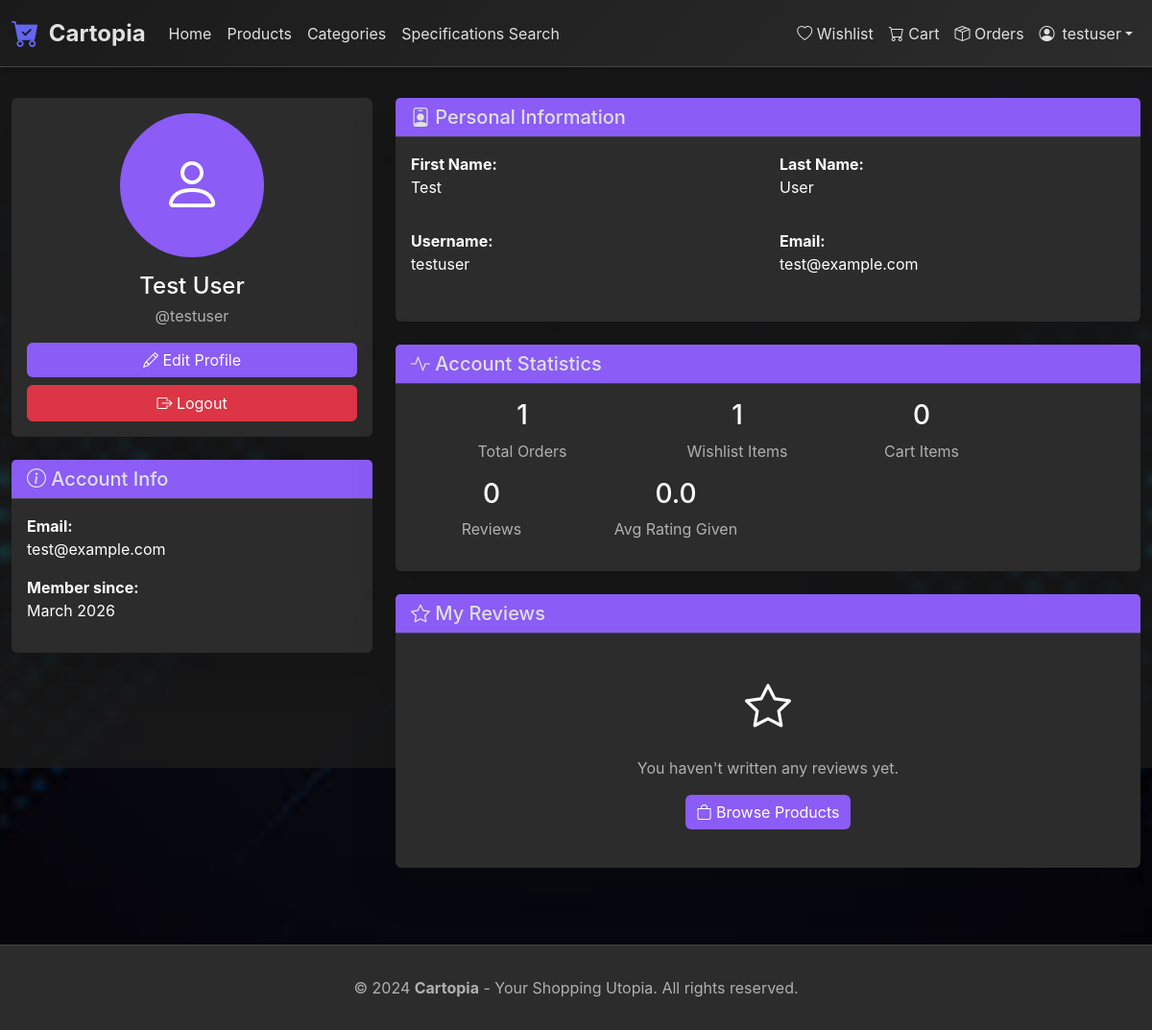
/profile/ (signed in), run on an earlier commit of the app's database.
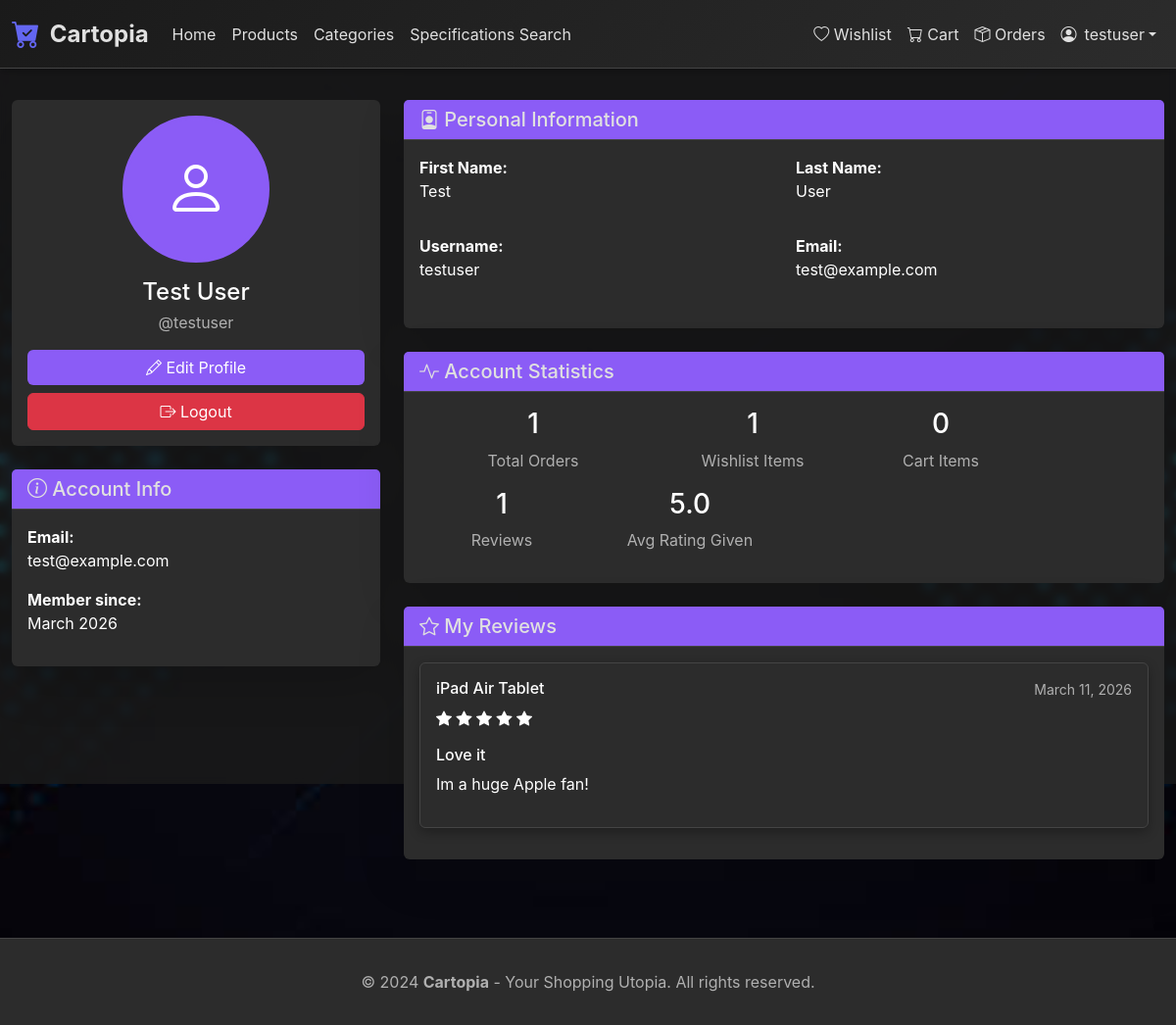
And on a later commit of the database.
### shop/models.py (models this page shows, shortened)
class Review(models.Model):
    RATING_CHOICES = [
        (1, '1 Star'),
        (2, '2 Stars'),
        (3, '3 Stars'),
        (4, '4 Stars'),
        (5, '5 Stars'),
    ]
    product = models.ForeignKey(Product, on_delete=models.CASCADE, related_name='reviews', verbose_name="Product")
    user = models.ForeignKey(User, on_delete=models.CASCADE, related_name='reviews', verbose_name="User")
    rating = models.IntegerField(choices=RATING_CHOICES, validators=[MinValueValidator(1), MaxValueValidator(5)], verbose_name="Rating")
    title = models.CharField(max_length=200, verbose_name="Review Title")
    comment = models.TextField(verbose_name="Comment")
    created_at = models.DateTimeField(auto_now_add=True, verbose_name="Created At")
    updated_at = models.DateTimeField(auto_now=True, verbose_name="Updated At")
    is_approved = models.BooleanField(default=True, verbose_name="Approved")
    class Meta:
        verbose_name = "Review"
        verbose_name_plural = "Reviews"
        ordering = ['-created_at']
        unique_together = ['user', 'product']

class Product(models.Model):
    name = models.CharField(max_length=200, verbose_name="Name")
    slug = models.SlugField(unique=True, verbose_name="Slug")
    description = models.TextField(verbose_name="Description")
    specifications = models.TextField(verbose_name="Specifications", help_text="Detailed technical specifications")
    price = models.DecimalField(max_digits=10, decimal_places=2, validators=[MinValueValidator(Decimal('0.01'))], verbose_name="Price")
    stock = models.PositiveIntegerField(default=0, verbose_name="Stock")
    category = models.ForeignKey(Category, on_delete=models.CASCADE, related_name='products', verbose_name="Category")
    supplier = models.ForeignKey(Supplier, on_delete=models.SET_NULL, null=True, blank=True, related_name='products', verbose_name="Supplier")
    delivery_method = models.ForeignKey(DeliveryMethod, on_delete=models.SET_NULL, null=True, blank=True, verbose_name="Delivery Method")
    image = models.ImageField(upload_to='products/', blank=True, null=True, verbose_name="Main Image")
    descriptive_pdf = models.FileField(
        upload_to='products/pdfs/',
        blank=True,
        null=True,
        verbose_name="Descriptive document (PDF)",
        help_text="PDF document with product details and specifications",
    )
    created_at = models.DateTimeField(auto_now_add=True, verbose_name="Created At")
    updated_at = models.DateTimeField(auto_now=True, verbose_name="Updated At")
    is_active = models.BooleanField(default=True, verbose_name="Active")
    class Meta:
        verbose_name = "Product"
        verbose_name_plural = "Products"
        ordering = ['-created_at']

### shop/views.py (the view)
# urls.py: path('profile/', views.profile, name='profile'),
@login_required
def profile(request):
    from .models import UserProfile
    profile_obj, created = UserProfile.objects.get_or_create(user=request.user)
    user_reviews = Review.objects.filter(user=request.user).order_by('-created_at')
    avg_rating_given = user_reviews.aggregate(Avg('rating'))['rating__avg'] or 0
    return render(request, 'shop/profile.html', {
        'profile': profile_obj,
        'user_reviews': user_reviews,
        'avg_rating_given': avg_rating_given,
    })

### shop/context_processors.py (called while the page is built)
def cart_context(request):
    if request.user.is_authenticated:
        cart_items = Cart.objects.filter(user=request.user)
        cart_count = sum(item.quantity for item in cart_items)
        cart_total = sum(item.get_total_price() for item in cart_items)
    else:
        cart_count = 0
        cart_total = 0
    return {
        'cart_count': cart_count,
        'cart_total': cart_total,
    }

### templates/shop/profile.html (shortened to what the changed rows need)
{% extends 'base.html' %}
{% block content %}
<div class="row">
    <div class="col-md-8">
        <div class="card shadow-lg border-0 mt-4">
            <div class="card-body">
                <div class="row text-center">
                    <div class="col-md-3">
                        <h3 class="text-primary">{{ user_reviews.count }}</h3>
                        <p class="text-muted">Reviews</p>
                    </div>
                    <div class="col-md-3">
                        <h3 class="text-primary">{{ avg_rating_given|floatformat:1 }}</h3>
                        <p class="text-muted">Avg Rating Given</p>
                    </div>
                </div>
            </div>
        </div>
        <div class="card shadow-lg border-0 mt-4">
            <div class="card-body">
                {% if user_reviews %}
                    <div class="reviews-list">
                        {% for review in user_reviews %}
                            <a href="{% url 'product_detail' review.product.slug %}" class="text-decoration-none d-block mb-3" style="color: inherit;">
                                <div class="card mb-0" style="background-color: #2c2c2c; border: 1px solid #444; transition: opacity 0.2s;">
                                    <div class="card-body">
                                        <div class="d-flex justify-content-between align-items-start mb-2">
                                            <div class="flex-grow-1">
                                                <h6 class="text-white mb-2">{{ review.product.name }}</h6>
                                                <div class="text-warning mb-2">
                                                {% for i in "12345" %}
                                                    {% if forloop.counter <= review.rating %}
                                                        <i class="bi bi-star-fill"></i>
                                                    {% else %}
                                                        <i class="bi bi-star"></i>
                                                    {% endif %}
                                                {% endfor %}
                                            </div>
                                            </div>
                                        <small class="text-muted">{{ review.created_at|date:"F d, Y" }}</small>
                                    </div>
                                    <h6 class="text-white mb-2">{{ review.title }}</h6>
                                    <p class="text-white mb-0">{{ review.comment|linebreaks }}</p>
                                </div>
                            </div>
                            </a>
                        {% endfor %}
                    </div>
                {% else %}
                    <div class="text-center py-4">
                        <i class="bi bi-star" style="font-size: 3rem; color: #888;"></i>
                        <p class="text-muted mt-3">You haven't written any reviews yet.</p>
                        <a href="{% url 'product_list' %}" class="btn btn-primary">
                            <i class="bi bi-bag"></i> Browse Products
                        </a>
                    </div>
                {% endif %}
            </div>
        </div>
    </div>
</div>
{% endblock %}

What changed in the data, as far as the page shows it:
added Review: product.name "iPad Air Tablet", rating 5 (drawn), created_at "March 11, 2026", title "Love it", comment "Im a huge Apple fan!"
Also different on the page:
{{ user_reviews.count }}: "0" → "1"
{{ avg_rating_given|floatformat:1 }}: "0.0" → "5.0"
text no longer shown: "You haven't written any reviews yet. Browse Products"
